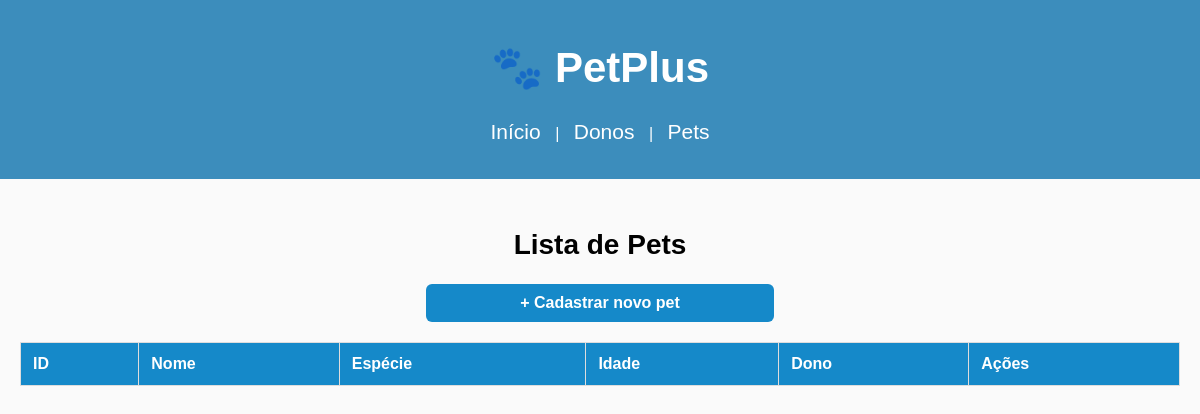
/pets, run on an earlier commit of the app's database.
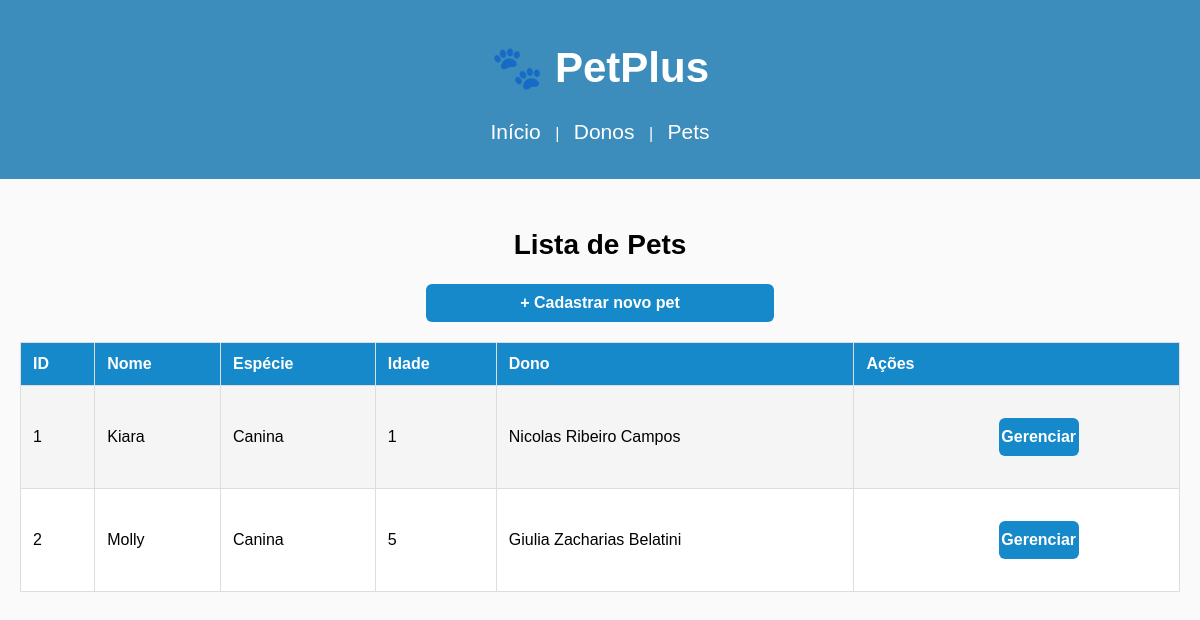
And on a later commit of the database.
### tables this page shows
CREATE TABLE pets (
    id INTEGER PRIMARY KEY AUTOINCREMENT,
    nome TEXT NOT NULL,
    especie TEXT NOT NULL,
    idade INTEGER NOT NULL,
    dono_id INTEGER,
    FOREIGN KEY(dono_id) REFERENCES donos(id)
);

CREATE TABLE donos (
    id INTEGER PRIMARY KEY AUTOINCREMENT,
    nome TEXT NOT NULL,
    telefone TEXT NOT NULL
);

### app.py (the view)
@app.route('/pets')
def listar_pets():
    conn = get_db_connection()
    pets = conn.execute("""
        SELECT pets.*, donos.nome AS dono_nome
        FROM pets LEFT JOIN donos ON pets.dono_id = donos.id
    """).fetchall()
    conn.close()
    return render_template('pets.html', pets=pets)

### app.py (called while the page is built)
def get_db_connection():
    conn = sqlite3.connect(DB_PATH)
    conn.row_factory = sqlite3.Row
    return conn

### templates/pets.html
{% extends 'base.html' %}
{% block content %}
<h2>Lista de Pets</h2>
<a class="add-pet-btn" href="{{ url_for('cadastro_pet') }}">
    + Cadastrar novo pet
</a>
<link rel="stylesheet" href="/static/css/pets.css">
<table>
    <tr>
        <th>ID</th>
        <th>Nome</th>
        <th>Espécie</th>
        <th>Idade</th>
        <th>Dono</th>
        <th>Ações</th>
    </tr>
    {% for pet in pets %}
    <tr>
        <td>{{ pet.id }}</td>
        <td>{{ pet.nome }}</td>
        <td>{{ pet.especie }}</td>
        <td>{{ pet.idade }}</td>
        <td>{{ pet.dono_nome or "Sem dono" }}</td>
        <td>
            <a class="manage-btn" href="{{ url_for('crud_pet', id=pet.id) }}">
                Gerenciar
            </a>
        </td>
    </tr>
    {% endfor %}
</table>
{% endblock %}

### templates/base.html (shortened to what this page needs)
<!DOCTYPE html>
<html lang="pt-br">
<head>
    <link rel="stylesheet" href="{{ url_for('static', filename='css/style.css') }}">
</head>
<body>
    <header>
        <h1>🐾 PetPlus</h1>
        <nav>
            <a href="{{ url_for('index') }}">Início</a> |
            <a href="{{ url_for('listar_donos') }}">Donos</a> |
            <a href="{{ url_for('listar_pets') }}">Pets</a>
        </nav>
    </header>
    <main>
        {% block content %}{% endblock %}
    </main>
</body>
</html>

### static/css/style.css (style rules this page uses)
body { font-family: Arial, sans-serif; margin: 0; padding: 0; background-color: #fafafa; }
header { background-color: #3c8dbc; color: white; padding: 15px; text-align: center; }
nav { margin-bottom: 20px; }
nav a { color: white; margin: 0 10px; text-decoration: none; font-size: 21px; }
main { padding: 20px; }
table { width: 100%; border-collapse: collapse; margin-top: 15px; }
table, th, td { border: 1px solid #ddd; }
th, td { padding: 10px; text-align: left; }
h1 { font-size: 42px; }

### static/css/pets.css (style rules this page uses)
h2 { text-align: center; margin-top: 30px; font-size: 28px; font-weight: bold; }
.add-pet-btn { display: flex; margin: 20px 35%; padding: 10px 20px; background-color: #1589C9; color: white; font-weight: bold; border-radius: 6px; text-decoration: none; transition: 0.3s; justify-content: center; align-items: center; }
table { width: 100%; border-collapse: collapse; margin-top: 20px; background: white; }
th, td { padding: 12px; text-align: left; }
th { background-color: #1589C9; color: white; font-weight: bold; }
tr:nth-child(even) { background-color: #f5f5f5; }
.manage-btn { display: flex; margin: 20px 44%; padding: 10px 40px; background-color: #1589C9; color: white; font-weight: bold; border-radius: 6px; text-decoration: none; transition: 0.3s; justify-content: center; align-items: center; border: transparent; }

What changed in the data, as far as the page shows it:
added pets: id "1", nome "Kiara", especie "Canina", idade "1", nome "Nicolas Ribeiro Campos"
added pets: id "2", nome "Molly", especie "Canina", idade "5", nome "Giulia Zacharias Belatini"
